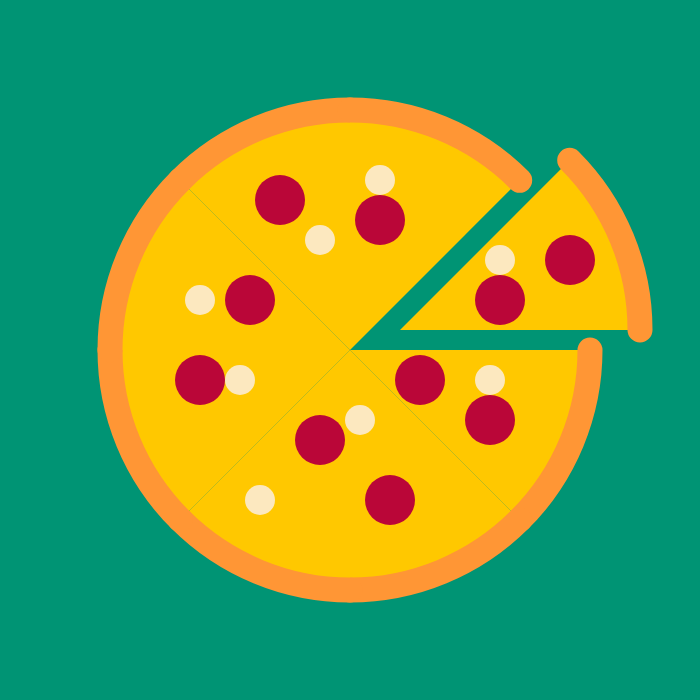
Frame 1 (no input)
Frame 60 (no input): identical to frame 1, image omitted
Frame 120 (the mouse pressed at the canvas centre since frame 60): identical to frame 1, image omitted

The p5.js sketch that drew this single still picture (run headless with seeded random() and noise() and a simulated clock; from frame 60 on, the mouse is pressed at the canvas centre):

// p5.js sketch
// ── sketch.js

let scale=1.6;

function setup() {
  // createCanvas(windowsWidth, windowsHeight);
  createCanvas(700, 700);
  angleMode(DEGREES);
}

function draw() {
  background(0,148, 116);
  stroke(255, 150, 53);
  strokeWeight(25);

  fill(255, 200, 0);
  let radius = 300;
  arc(350, 350, radius*scale, radius*scale, 0, 45);
  arc(350, 350, 300*scale, 300*scale, 45, 90);
  arc(350, 350, 300*scale, 300*scale, 90, 135);
  arc(350, 350, 300*scale, 300*scale, 135, 180);
  arc(350, 350, 300*scale, 300*scale, 180, 225);
  arc(350, 350, 300*scale, 300*scale, 225, 270);
  arc(350, 350, 300*scale, 300*scale, 270, 315);
  arc(400, 330, 300*scale, 300*scale, 315, 360);


  strokeWeight(50);
  stroke(186, 6, 56);
  point(490,420);
  point(280,200);
  point(200,380);
  point(380,220);
  point(250,300);
  point(390,500);
  point(420,380);
  point(320,440);
  point(570,260);
  point(500,300);

  strokeWeight(30);
  stroke(252, 232, 191);
  point(360,420);
  point(490,380);
  point(380,180);
  point(240,380);
  point(200,300);
  point(320,240);
  point(500,260);
  point(260,500);

}
